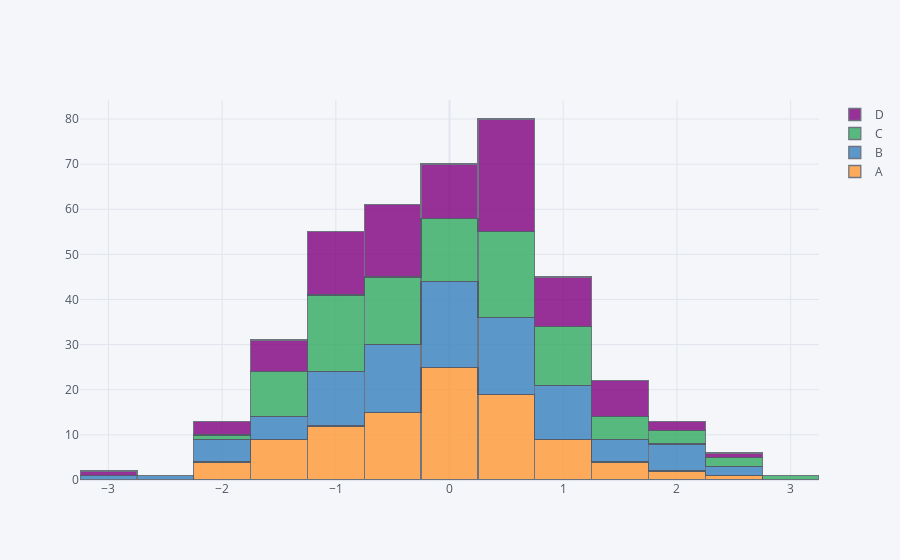

Notebook cell for this chart:
### Code cell
df.iplot(kind='hist', bins=25, barmode='stack' )
